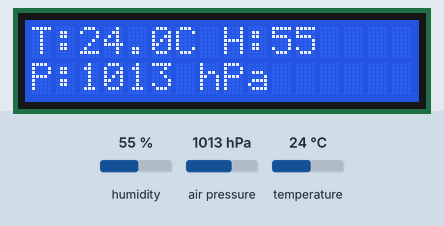
Simulated run of this sketch. Board: ESP8266 (NodeMCU). Shown: 16×2 character LCD. The inputs (shaded band) are chosen by the test bench; at power-on: humidity 55 %, air pressure 1013 hPa, temperature 24 °C. WiFi joins after 1.5 s; servers stay silent unless stated; uploads are accepted with an empty reply; what the sketch prints to the serial monitor is not drawn.

Above: at 10.8 s.
10.9 s: humidity set to 22 %
At 20.9 s:
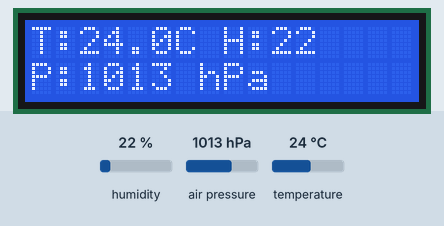
24.2 s: air pressure set to 952 hPa
At 30.8 s:
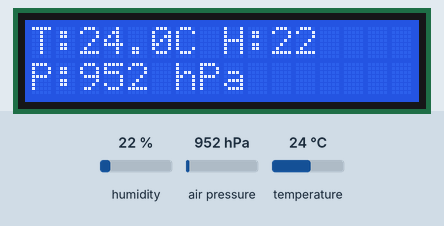
37.5 s: temperature set to 12 °C
At 40.8 s:
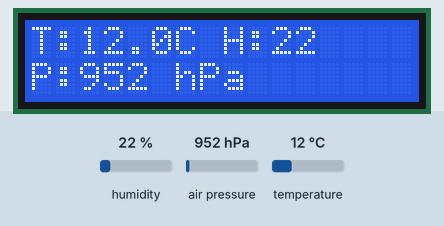
50.8 s: humidity set to 40 %
At 60.9 s:
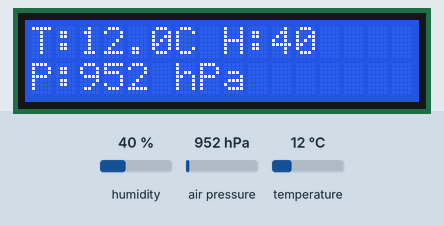
Timing chart, 0 to 62.4 s (numbered marks = the images above; inputs shaded):
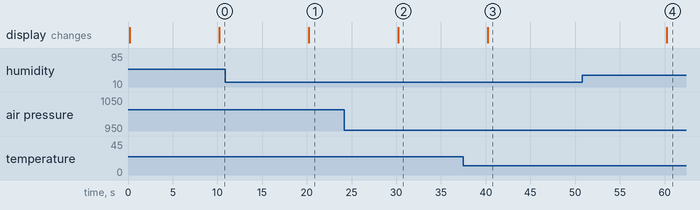

Measured:
- after the input at 10.9 s, the display: changes after 9.3 s (image 1)
- after the input at 24.2 s, the display: changes after 6.0 s (image 2)
- after the input at 37.5 s, the display: changes after 2.7 s (image 3)
- after the input at 50.8 s, the display: changes after 9.4 s (image 4)

The sketch:

api.ino
```cpp
#include <ESP8266WiFi.h>
#include <ESP8266HTTPClient.h>
#include <ArduinoJson.h>
#include <DHT.h>
#include <Wire.h>
#include <Adafruit_BME280.h>
#include <Adafruit_Sensor.h>


// WiFi adatok (cseréld ki a saját adataidra!)
const char* WIFI_SSID = "Kristóf iPhone-ja";
const char* WIFI_PASSWORD = "20030208";
const char* SERVER_URL = "http://172.20.10.2:5000/api/weather";

// Szenzorok
//DHT dht(D2, DHT11); // DHT D2 pin, típus: DHT11 (vagy DHT22)
Adafruit_BME280 bme;

//lcd
#define USE_LCD true

#if USE_LCD
#include <LiquidCrystal_I2C.h>
LiquidCrystal_I2C lcd(0x27, 16, 2); // I2C cím lehet 0x27 vagy 0x3F
#endif


// Időzítés
const unsigned long SEND_INTERVAL = 10000; // 10 másodpercenként küld adatot
unsigned long lastSendTime = 0;

// Hibakezelés
const int MAX_SENSOR_RETRIES = 3; // Max. próbálkozások száma a szenzorolvasáshoz
const int RETRY_DELAY_MS = 2000;  // Késleltetés az újrapróbálkozások között

void ensureWiFiConnection() {
  if (WiFi.status() == WL_CONNECTED) {
    return;
  }

  Serial.println("WiFi kapcsolódás folyamatban...");

  // Ha esetleg beragadt volna
  WiFi.disconnect();
  WiFi.begin(WIFI_SSID, WIFI_PASSWORD);

  while (WiFi.status() != WL_CONNECTED) {
    delay(1000);
    Serial.print(".");
  }

  Serial.println("\nWiFi sikeresen csatlakozva!");
  Serial.println(WiFi.localIP());
}

void setup() {
  Serial.begin(115200);
  delay(100);

  // Szenzorok indítása

  if (!bme.begin(0x76)) { // vagy 0x77, ha nem működik
    Serial.println("Hiba: BMP280 szenzor nem található!");
  }
  else {
  Serial.println("BME280 szenzor OK.");

//lcd
  #if USE_LCD
  lcd.init();
  lcd.backlight();
  lcd.setCursor(0, 0);
  lcd.print("Weather Ready");
#endif


}

  // WiFi csatlakozás
  // WiFi csatlakozás
  ensureWiFiConnection();
}

bool readAndValidateSensors(float &temperature, float &humidity, float &pressure) {
  int retries = 0;

  while (retries < MAX_SENSOR_RETRIES) {
    Serial.print("  Szenzor olvasás (Próbálkozás: ");
    Serial.print(retries + 1);
    Serial.println(")");

    // Adatok beolvasása
    temperature = bme.readTemperature();
    humidity = bme.readHumidity();
    pressure = bme.readPressure() / 100.0; // Pa -> hPa

    // Ellenőrzés NaN ellen: Ha MINDEN adat érvényes, sikeres az olvasás
    if (!isnan(temperature) && !isnan(humidity) && !isnan(pressure)) {
      Serial.println("  -> Sikeres adat olvasás!");
      return true; // Sikeres
    }

    // Hiba esetén
    Serial.println("  -> Hiba: Érvénytelen adat (NaN). Újrapróbálkozás...");
    retries++;

    if (retries < MAX_SENSOR_RETRIES) {
        delay(RETRY_DELAY_MS); // Várjunk, mielőtt újra próbálkozunk
    }

  }

  Serial.println("HIBA: Túl sok próbálkozás. Adatküldés kihagyva.");
  return false; // Sikertelen
}

void sendData(float temperature, float humidity, float pressure) {
  WiFiClient client;
  HTTPClient http;

  http.begin(client, SERVER_URL);
  http.addHeader("Content-Type", "application/json");

  StaticJsonDocument<200> doc;
  doc["id"] = 0;
  doc["temperature"] = temperature;
  doc["humidity"] = humidity;
  doc["pressure"] = pressure;

  String requestBody;
  serializeJson(doc, requestBody);

  int httpResponseCode = http.POST(requestBody);

  Serial.print("HTTP válaszkód: ");
  Serial.println(httpResponseCode);

  http.end();
}

void loop() {
  unsigned long currentTime = millis();

  // Csak a megadott időnként fut le
  if (currentTime - lastSendTime >= SEND_INTERVAL) {
    lastSendTime = currentTime;

    float temperature, humidity, pressure;

    // 1. Olvasás és validálás
    if (readAndValidateSensors(temperature, humidity, pressure)) {
      // 2. Küldés, ha az olvasás sikeres volt
      sendData(temperature, humidity, pressure);
        #if USE_LCD
        lcd.clear();
        lcd.setCursor(0, 0);
        lcd.print("T:");
        lcd.print(temperature, 1);
        lcd.print("C H:");
        lcd.print(humidity, 0);

        lcd.setCursor(0, 1);
        lcd.print("P:");
        lcd.print(pressure, 0);
        lcd.print(" hPa");
        #endif


    }

  }


  // Megjegyzés: ide kerülhetne más, nem blokkoló feladat, pl. kijelző frissítése
}
```
